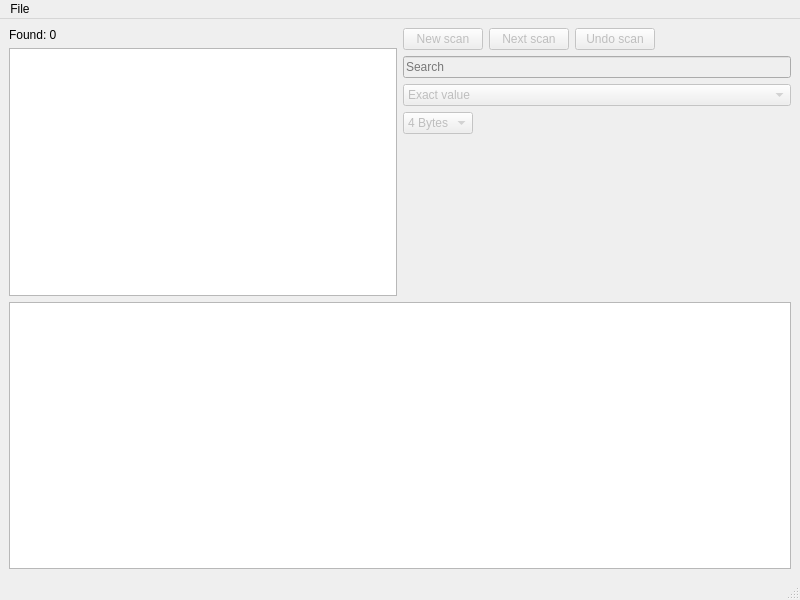
<?xml version="1.0" encoding="UTF-8"?>
<ui version="4.0">
 <class>MainWindow</class>
 <widget class="QMainWindow" name="MainWindow">
  <property name="geometry">
   <rect>
    <x>0</x>
    <y>0</y>
    <width>800</width>
    <height>600</height>
   </rect>
  </property>
  <property name="windowTitle">
   <string>MainWindow</string>
  </property>
  <widget class="QWidget" name="centralwidget">
   <layout class="QVBoxLayout" name="verticalLayout_6">
    <item>
     <layout class="QHBoxLayout" name="horizontalLayout_4">
      <item>
       <layout class="QVBoxLayout" name="verticalLayout_4">
        <item>
         <widget class="QLabel" name="amount_found">
          <property name="text">
           <string>Found: 0</string>
          </property>
         </widget>
        </item>
        <item>
         <widget class="QTableView" name="found_table">
          <property name="selectionMode">
           <enum>QAbstractItemView::SingleSelection</enum>
          </property>
          <property name="selectionBehavior">
           <enum>QAbstractItemView::SelectRows</enum>
          </property>
          <property name="gridStyle">
           <enum>Qt::NoPen</enum>
          </property>
         </widget>
        </item>
       </layout>
      </item>
      <item>
       <layout class="QVBoxLayout" name="form_layout">
        <item>
         <layout class="QHBoxLayout" name="search_button_layout">
          <item>
           <widget class="QPushButton" name="new_scan">
            <property name="enabled">
             <bool>false</bool>
            </property>
            <property name="text">
             <string>New scan</string>
            </property>
           </widget>
          </item>
          <item>
           <widget class="QPushButton" name="next_scan">
            <property name="enabled">
             <bool>false</bool>
            </property>
            <property name="text">
             <string>Next scan</string>
            </property>
           </widget>
          </item>
          <item>
           <widget class="QPushButton" name="undo_scan">
            <property name="enabled">
             <bool>false</bool>
            </property>
            <property name="text">
             <string>Undo scan</string>
            </property>
           </widget>
          </item>
          <item>
           <spacer name="horizontalSpacer_2">
            <property name="orientation">
             <enum>Qt::Horizontal</enum>
            </property>
            <property name="sizeHint" stdset="0">
             <size>
              <width>40</width>
              <height>20</height>
             </size>
            </property>
           </spacer>
          </item>
         </layout>
        </item>
        <item>
         <widget class="QLineEdit" name="lineEdit">
          <property name="enabled">
           <bool>false</bool>
          </property>
          <property name="placeholderText">
           <string>Search</string>
          </property>
         </widget>
        </item>
        <item>
         <widget class="QComboBox" name="search_type">
          <property name="enabled">
           <bool>false</bool>
          </property>
          <item>
           <property name="text">
            <string>Exact value</string>
           </property>
          </item>
         </widget>
        </item>
        <item>
         <layout class="QHBoxLayout" name="horizontalLayout_6">
          <item>
           <widget class="QComboBox" name="search_byte_size">
            <property name="enabled">
             <bool>false</bool>
            </property>
            <property name="currentIndex">
             <number>2</number>
            </property>
            <item>
             <property name="text">
              <string>1 Byte</string>
             </property>
            </item>
            <item>
             <property name="text">
              <string>2 Bytes</string>
             </property>
            </item>
            <item>
             <property name="text">
              <string>4 Bytes</string>
             </property>
            </item>
            <item>
             <property name="text">
              <string>8 Bytes</string>
             </property>
            </item>
           </widget>
          </item>
          <item>
           <spacer name="horizontalSpacer">
            <property name="orientation">
             <enum>Qt::Horizontal</enum>
            </property>
            <property name="sizeHint" stdset="0">
             <size>
              <width>40</width>
              <height>20</height>
             </size>
            </property>
           </spacer>
          </item>
         </layout>
        </item>
        <item>
         <spacer name="verticalSpacer">
          <property name="orientation">
           <enum>Qt::Vertical</enum>
          </property>
          <property name="sizeHint" stdset="0">
           <size>
            <width>20</width>
            <height>40</height>
           </size>
          </property>
         </spacer>
        </item>
       </layout>
      </item>
     </layout>
    </item>
    <item>
     <widget class="QTreeView" name="saved_results"/>
    </item>
   </layout>
  </widget>
  <widget class="QMenuBar" name="menubar">
   <property name="geometry">
    <rect>
     <x>0</x>
     <y>0</y>
     <width>800</width>
     <height>30</height>
    </rect>
   </property>
   <widget class="QMenu" name="menuFile">
    <property name="title">
     <string>File</string>
    </property>
    <addaction name="actionAttach"/>
   </widget>
   <addaction name="menuFile"/>
  </widget>
  <widget class="QStatusBar" name="statusbar"/>
  <action name="actionAttach">
   <property name="text">
    <string>Attach</string>
   </property>
   <property name="toolTip">
    <string>Attach to a process</string>
   </property>
   <property name="shortcut">
    <string>F2</string>
   </property>
  </action>
 </widget>
 <resources/>
 <connections>
  <connection>
   <sender>new_scan</sender>
   <signal>clicked()</signal>
   <receiver>next_scan</receiver>
   <slot>toggle()</slot>
   <hints>
    <hint type="sourcelabel">
     <x>475</x>
     <y>51</y>
    </hint>
    <hint type="destinationlabel">
     <x>502</x>
     <y>61</y>
    </hint>
   </hints>
  </connection>
 </connections>
</ui>
